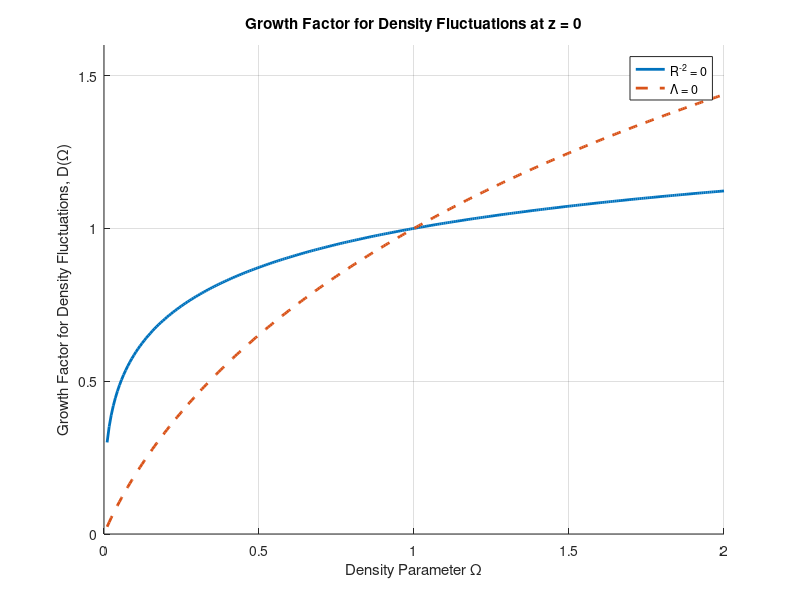

This figure's MATLAB source:
%% Figure 13.13
% Growth factor for density fluctuations in linear perturbation theory.
% Evaluated at z = 0
%
% D(0) = (5 Omega_m / 2) E(0) int_0^inf [(1+z) / E(z)^3] dz
%
% Solid curve: negligible space curvature, R^-2 = 0
% Dashed curve: Lambda = 0

% Clean out data before running again
clear; clc; close all

%% Parameters

% Omega Values
omegaVals = linspace(0.01, 2, 300);                % x-axis, density parameter Omega
                                                    % Start at 0.01 to avoid division by zero

% Store values
D0_flat = zeros(size(omegaVals));                  % Solid curve: R^-2 = 0
D0_Lambda0 = zeros(size(omegaVals));               % Dashed curve: Lambda = 0

%% Calculate curves

for j = 1:length(omegaVals)

    Omega = omegaVals(j);

    %% Solid curve: negligible curvature, R^-2 = 0
    % Flat model:
    % Omega_k = 0
    % Omega_Lambda = 1 - Omega_m

    Omega_m = Omega;
    Omega_k = 0;
    Omega_Lambda = 1 - Omega_m;

    % Expansion Function E(z) = H(z)/H0
    E_flat = @(z) sqrt(Omega_m .* (1 + z).^3 ...
                     + Omega_k .* (1 + z).^2 ...
                     + Omega_Lambda);

    % Growth factor evaluated at z = 0
    integrand_flat = @(zp) (1 + zp) ./ (E_flat(zp).^3);

    D0_flat(j) = (5 * Omega_m / 2) * E_flat(0) * integral(integrand_flat, 0, Inf);


    %% Dashed curve: Lambda = 0
    % No dark energy model:
    % Omega_Lambda = 0
    % Omega_k = 1 - Omega_m

    Omega_m = Omega;
    Omega_Lambda = 0;
    Omega_k = 1 - Omega_m;

    % Expansion Function E(z) = H(z)/H0
    E_Lambda0 = @(z) sqrt(Omega_m .* (1 + z).^3 ...
                        + Omega_k .* (1 + z).^2 ...
                        + Omega_Lambda);

    % Growth factor evaluated at z = 0
    integrand_Lambda0 = @(zp) (1 + zp) ./ (E_Lambda0(zp).^3);

    D0_Lambda0(j) = (5 * Omega_m / 2) * E_Lambda0(0) * integral(integrand_Lambda0, 0, Inf);

end

%% Plot setup

figure
hold on

% Plot solid curve: R^-2 = 0
plot(omegaVals, D0_flat, ...
    'LineStyle', '-', ...
    'LineWidth', 2, ...
    'Marker', 'none', ...
    'DisplayName', 'R^{-2} = 0')

% Plot dashed curve: Lambda = 0
plot(omegaVals, D0_Lambda0, ...
    'LineStyle', '--', ...
    'LineWidth', 2, ...
    'Marker', 'none', ...
    'DisplayName', '\Lambda = 0')

%% Labels and formatting

xlabel('Density Parameter \Omega')
ylabel('Growth Factor for Density Fluctuations, D(\Omega)')
title('Growth Factor for Density Fluctuations at z = 0')

ylim([0 1.6])
xlim([0 2])

legend('Location', 'northeast')
grid on
hold off
